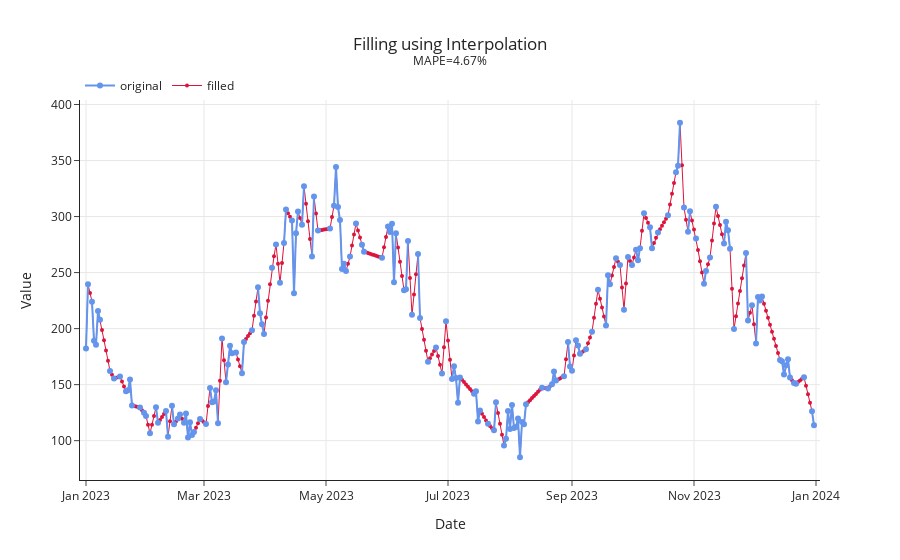

Here is the notebook cell this chart was saved with:
### Code cell
### Plot data ----
score_interpolation: float = mape(data_interpolation[["Value"]], data_interpolation[["Fill"]]) * 100
plot_data(
    data=data_interpolation,
    date_col="Date",
    missing_col="Missing",
    fill_col="Fill",
    title="Filling using Interpolation",
    subtitle=f"MAPE={score_interpolation:.2f}%",
    output_file="./images/04_filling_using_interpolation.html",
)

### Figure 1 — Plotly figure (JSON) as saved in the notebook; plotly's stock layout.template omitted (floating-point values rounded to 4 significant figures; data arrays with more than 128 entries replaced by an {"elided": "..."} marker saying what was removed)
{"data": [{"hovertemplate": "<extra></extra>", "legendgroup": "", "line": {"color": "#1F77B4", "dash": "solid"}, "marker": {"symbol": "circle"}, "mode": "lines", "name": "", "orientation": "v", "showlegend": false, "type": "scatter", "xaxis": "x", "yaxis": "y"}, {"line": {"color": "crimson", "width": 1}, "marker": {"size": 4}, "mode": "lines+markers", "name": "filled", "type": "scatter", "x": {"elided": "365 str values"}, "y": {"elided": "365 float values"}}, {"line": {"color": "cornflowerblue"}, "mode": "lines+markers", "name": "original", "type": "scatter", "x": {"elided": "365 str values"}, "y": {"elided": "365 float values"}}], "layout": {"legend": {"orientation": "h", "tracegroupgap": 0, "traceorder": "reversed", "x": 0, "xanchor": "left", "y": 1, "yanchor": "bottom"}, "title": {"text": "Filling using Interpolation<br><sup>MAPE=4.67%</sup>", "x": 0.5, "xanchor": "center", "yanchor": "top"}, "xaxis": {"anchor": "y", "domain": [0, 1], "range": ["2022-12-29T00:00:00", "2024-01-03T00:00:00"], "title": {"text": "Date"}}, "yaxis": {"anchor": "x", "domain": [0, 1], "title": {"text": "Value"}}}}
